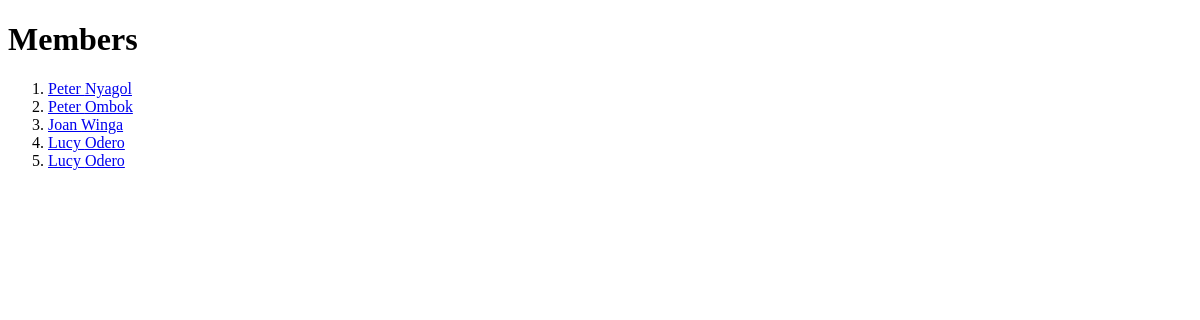
Page /nyagol/members/ on the earlier database version.
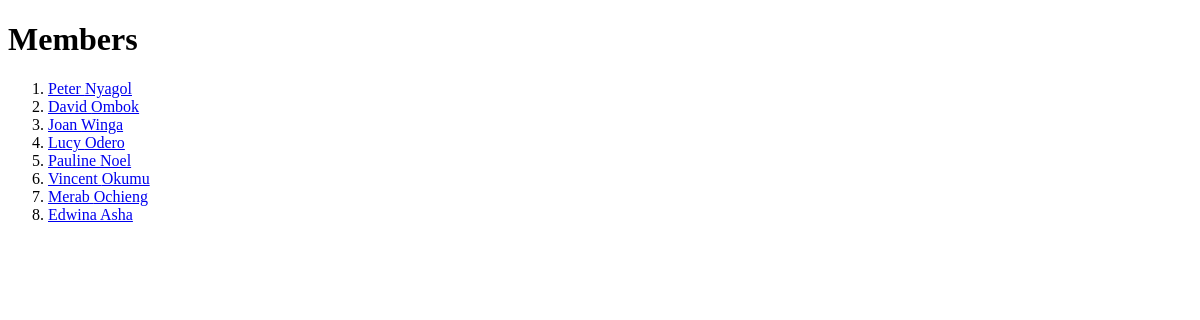
Same page on the later database version.
### nyagol/models.py (models this page shows)
class Member (models.Model):
    firstname = models.CharField(max_length=255)
    lastname = models.CharField(max_length=255)
    contact = models.IntegerField(null=True)
    joined_date = models.DateTimeField(null=True)

### nyagol/views.py (the view)
def members(request):
  mymembers = Member.objects.all().values()
  template = loader.get_template('all_members.html')
  context = {
    'mymembers': mymembers,
  }
  return HttpResponse(template.render(context, request))

### nyagol/templates/all_members.html (shortened to what this page needs)
{% extends "master.html" %}
{% block content %}
  <h1>Members</h1>
<ol>
  {% for x in mymembers %}
    <li><a href="details/{{ x.id }}">{{ x.firstname }} {{ x.lastname }}</a></li>
  {% endfor %}
</ol>
</body>
</html>
{% endblock %}

### nyagol/templates/master.html (shortened to what this page needs)
<!DOCTYPE html>
<html>
<head>
</head>
<body>
{% block content %}
{% endblock %}
</body>
</html>

Differences in the rows shown:
changed Member "Ombok": firstname "Peter" → "David"
changed Member: firstname "Lucy" → "Pauline"; lastname "Odero" → "Noel"
added Member: firstname "Vincent", lastname "Okumu"
added Member: firstname "Merab", lastname "Ochieng"
added Member: firstname "Edwina", lastname "Asha"
